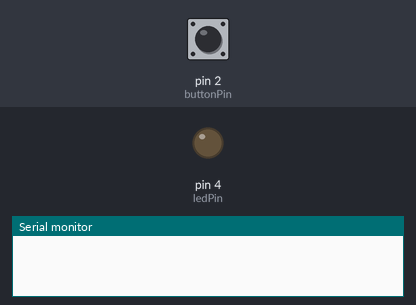
Bench run of a sketch on a simulated Arduino Uno, built with avr-gcc and run on an emulated ATmega328P. Shown: output pins drawn as LEDs (lit = HIGH), the last lines printed to the serial monitor. The inputs (shaded band) are chosen by the test bench; at power-on: pin 2 (buttonPin) LOW.

Above: at 1.2 s.
1.3 s: pin 2 (buttonPin) pulled HIGH for 0.15 s
At 2.6 s:
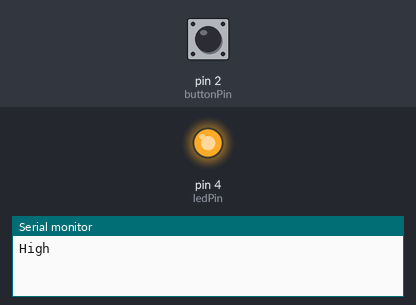
Timing chart, 0 to 4.3 s (numbered marks = the images above; inputs shaded):
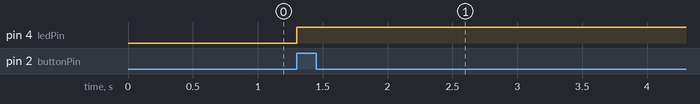

The sketch:

interrupt.ino
```cpp
const int buttonPin = 2;
const int ledPin = 4;
volatile int buttonState = LOW;

void setup()
{
  pinMode(ledPin, OUTPUT);
  pinMode(buttonPin, INPUT);
  Serial.begin(9600);
  attachInterrupt(digitalPinToInterrupt(buttonPin), buttonInterrupt, RISING);
}

void loop()
{
  // De hoofdcode hier kan andere taken uitvoeren terwijl het wacht op de interrupt
}

void buttonInterrupt() //eenmaal op knop gedrukt, blijft deze brandden, gaat niet meer uit tot hij gereset is.
{
  buttonState = digitalRead(buttonPin);
  if (buttonState == HIGH)
  {
    digitalWrite(ledPin, HIGH);
    Serial.println("High");
  }
  else
  {
    digitalWrite(ledPin, LOW);
    Serial.println("Low");
  }
}
```

Measured:
- after the input at 1.3 s, pin 4 (ledPin): LOW → HIGH at once
